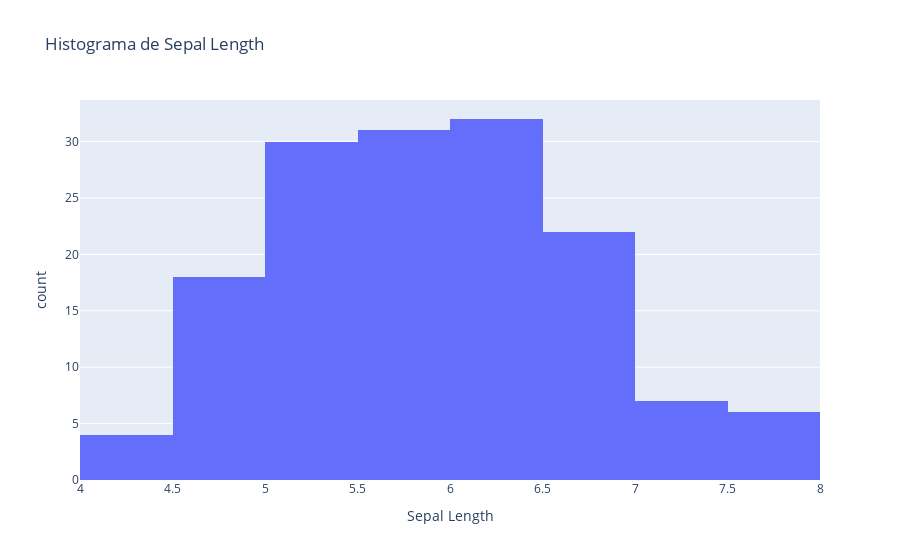

Write notebook code for a chart like this one.
### Markdown cell above
4.2) Ajusta el número de bins a 15

### Code cell
# Tu código aquí
fig = px.histogram(
    iris,
    x="sepal.length",
    nbins=15,
    title="Histograma de Sepal Length",
    labels={"sepal.length": "Sepal Length", "count": "Frecuencia"}
)

fig.show()

### Figure 1 — Plotly figure (JSON) as saved in the notebook; plotly's stock layout.template omitted (floating-point values rounded to 4 significant figures; data arrays with more than 128 entries replaced by an {"elided": "..."} marker saying what was removed)
{"data": [{"bingroup": "x", "hovertemplate": "Sepal Length=%{x}<br>count=%{y}<extra></extra>", "legendgroup": "", "marker": {"color": "#636efa", "pattern": {"shape": ""}}, "name": "", "nbinsx": 15, "orientation": "v", "showlegend": false, "type": "histogram", "x": {"elided": "150 float values"}, "xaxis": "x", "yaxis": "y"}], "layout": {"barmode": "relative", "legend": {"tracegroupgap": 0}, "title": {"text": "Histograma de Sepal Length"}, "xaxis": {"anchor": "y", "domain": [0, 1], "title": {"text": "Sepal Length"}}, "yaxis": {"anchor": "x", "domain": [0, 1], "title": {"text": "count"}}}}
